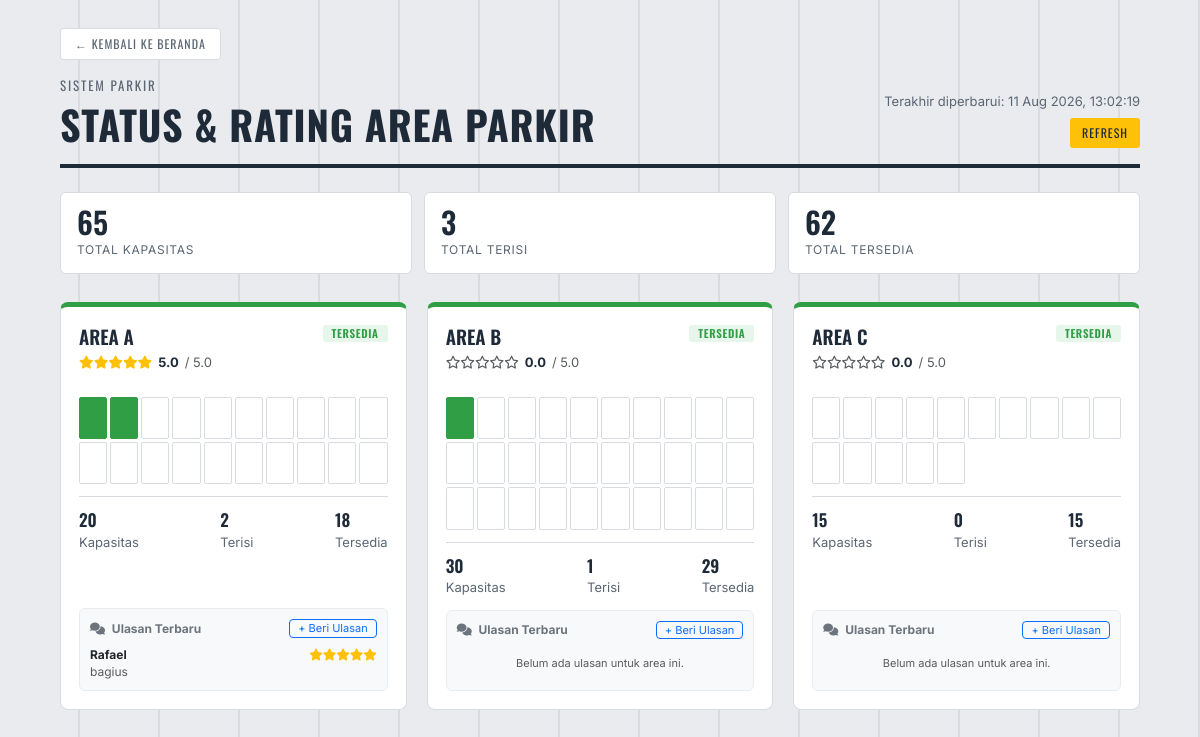
/cek_area.php, run on the app's committed database.
### tables this page shows
CREATE TABLE `tb_area_parkir` (
  `id_area` int(11) NOT NULL,
  `nama_area` varchar(50) NOT NULL,
  `kapasitas` int(5) NOT NULL,
  `terisi` int(5) DEFAULT 0,
  `rating` decimal(2,1) DEFAULT 0.0
);

CREATE TABLE `tb_ulasan` (
  `id_ulasan` int(11) NOT NULL,
  `id_area` int(11) NOT NULL,
  `id_user` int(11) DEFAULT NULL,
  `nama_pengulas` varchar(50) NOT NULL,
  `rating` decimal(2,1) NOT NULL DEFAULT 5.0,
  `komentar` text NOT NULL,
  `created_at` timestamp NOT NULL DEFAULT current_timestamp()
);

### cek_area.php (the view, shortened to what this page needs)
<?php
require_once 'db.php';
if (!isset($koneksi)) {
    if (isset($conn)) {
        $koneksi = $conn;
    } elseif (isset($mysqli)) {
        $koneksi = $mysqli;
    }
}
$create_table_sql = "CREATE TABLE IF NOT EXISTS tb_ulasan (
    id_ulasan INT(11) AUTO_INCREMENT PRIMARY KEY,
    id_area INT(11) NOT NULL,
    id_user INT(11) NULL,
    nama_pengulas VARCHAR(50) NOT NULL,
    rating DECIMAL(2,1) NOT NULL DEFAULT 5.0,
    komentar TEXT NOT NULL,
    created_at TIMESTAMP DEFAULT CURRENT_TIMESTAMP,
    FOREIGN KEY (id_area) REFERENCES tb_area_parkir(id_area) ON DELETE CASCADE
) ENGINE=InnoDB DEFAULT CHARSET=utf8mb4;";
mysqli_query($koneksi, $create_table_sql);
$query  = "SELECT id_area, nama_area, kapasitas, terisi, IFNULL(rating, 0.0) as rating FROM tb_area_parkir ORDER BY nama_area ASC";
$result = mysqli_query($koneksi, $query);
$areas = [];
while ($row = mysqli_fetch_assoc($result)) {
    $id_a = $row['id_area'];
    $q_komentar = mysqli_query($koneksi, "SELECT nama_pengulas, rating, komentar, created_at FROM tb_ulasan WHERE id_area = '$id_a' ORDER BY created_at DESC LIMIT 3");
    $list_komentar = [];
    if ($q_komentar) {
        while ($k = mysqli_fetch_assoc($q_komentar)) {
            $list_komentar[] = $k;
        }
    }
    $row['ulasan'] = $list_komentar;
    $areas[] = $row;
}
$totalKapasitas = array_sum(array_column($areas, 'kapasitas'));
$totalTerisi    = array_sum(array_column($areas, 'terisi'));
$totalTersedia  = $totalKapasitas - $totalTerisi;
function statusArea(int $kapasitas, int $terisi): array
{
    $sisa   = max(0, $kapasitas - $terisi);
    $persen = $kapasitas > 0 ? round(($terisi / $kapasitas) * 100) : 0;
    return ['key' => 'ok', 'label' => 'TERSEDIA', 'persen' => $persen, 'sisa' => $sisa];
}
function renderStars($rating) {
    $html = '';
    $rating = (float)$rating;
    for ($i = 1; $i <= 5; $i++) {
        if ($rating >= $i) {
            $html .= '<i class="fa-solid fa-star text-warning"></i>';
        } elseif ($rating >= $i - 0.5) {
            $html .= '<i class="fa-solid fa-star-half-stroke text-warning"></i>';
        } else {
            $html .= '<i class="fa-regular fa-star text-muted"></i>';
        }
    }
    return $html;
}
?>
<!DOCTYPE html>
<html lang="id">
<head>
<link href="https://cdn.jsdelivr.net/npm/bootstrap@5.3.0/dist/css/bootstrap.min.css" rel="stylesheet">
<link href="https://cdnjs.cloudflare.com/ajax/libs/font-awesome/6.4.0/css/all.min.css" rel="stylesheet">
</head>
<body>
<div class="wrap">
  <a href="dashboard.php" class="btn-kembali">&larr; Kembali ke Beranda</a>
  <header class="page">
    <div>
      <p class="eyebrow">Sistem Parkir</p>
      <h1>Status & Rating Area Parkir</h1>
    </div>
    <div class="updated">
      Terakhir diperbarui: <?= date('d M Y, H:i:s') ?>
      <br>
      <a href="cek_area.php">Refresh</a>
    </div>
  </header>
  <?php if (empty($areas)): ?>
    <div class="kosong">Belum ada data area parkir. Tambahkan data pada tabel <code>tb_area_parkir</code> untuk mulai memantau status.</div>
  <?php else: ?>
    <div class="ringkasan">
      <div class="kotak">
        <div class="angka"><?= $totalKapasitas ?></div>
        <div class="label">Total Kapasitas</div>
      </div>
      <div class="kotak">
        <div class="angka"><?= $totalTerisi ?></div>
        <div class="label">Total Terisi</div>
      </div>
      <div class="kotak">
        <div class="angka"><?= max(0, $totalTersedia) ?></div>
        <div class="label">Total Tersedia</div>
      </div>
    </div>
    <div class="grid">
      <?php foreach ($areas as $i => $area):
          $kap    = (int) $area['kapasitas'];
          $isi    = (int) $area['terisi'];
          $st     = statusArea($kap, $isi);
          $delay  = $i * 0.04;
          $rating = (float) $area['rating'];
      ?>
      <div class="kartu <?= $st['key'] ?>" style="animation-delay: <?= $delay ?>s">
        <div class="judul">
          <h2><?= htmlspecialchars($area['nama_area']) ?></h2>
          <span class="badge <?= $st['key'] ?>"><?= $st['label'] ?></span>
        </div>
        <div class="rating-box">
          <div class="stars"><?= renderStars($rating) ?></div>
          <span class="score"><?= number_format($rating, 1) ?></span>
          <span class="text-muted">/ 5.0</span>
        </div>
        <?php if ($kap > 0 && $kap <= MAKS_SLOT_VISUAL): ?>
          <div class="slot-grid">
            <?php for ($s = 1; $s <= $kap; $s++): ?>
              <div class="slot <?= $s <= $isi ? 'terisi ' . $st['key'] : '' ?>"></div>
            <?php endfor; ?>
          </div>
        <?php else: ?>
          <div class="bar-track">
            <div class="bar-isi <?= $st['key'] ?>" style="width: <?= min(100, $st['persen']) ?>%"></div>
          </div>
        <?php endif; ?>
        <div class="statistik">
          <div><strong><?= $kap ?></strong>Kapasitas</div>
          <div><strong><?= $isi ?></strong>Terisi</div>
          <div><strong><?= max(0, $kap - $isi) ?></strong>Tersedia</div>
        </div>
        <div class="section-komentar">
          <div class="d-flex justify-content-between align-items-center mb-2">
            <span class="fw-bold text-secondary" style="font-size: 12px;"><i class="fa-solid fa-comments me-1"></i> Ulasan Terbaru</span>
            <button class="btn btn-sm btn-outline-primary py-0 px-2" style="font-size: 11px;" data-bs-toggle="modal" data-bs-target="#modalUlasan<?= $area['id_area'] ?>">
              + Beri Ulasan
            </button>
          </div>
          <?php if (!empty($area['ulasan'])): ?>
            <?php foreach ($area['ulasan'] as $u): ?>
              <div class="komentar-item">
                <div class="d-flex justify-content-between">
                  <strong class="text-dark"><?= htmlspecialchars($u['nama_pengulas']) ?></strong>
                  <span class="text-warning"><?= renderStars($u['rating']) ?></span>
                </div>
                <p class="mb-0 text-muted" style="line-height: 1.3;"><?= htmlspecialchars($u['komentar']) ?></p>
              </div>
            <?php endforeach; ?>
          <?php else: ?>
            <div class="text-center text-muted py-2" style="font-size: 11px;">Belum ada ulasan untuk area ini.</div>
          <?php endif; ?>
        </div>
      </div>
      <?php endforeach; ?>
    </div>
  <?php endif; ?>
</div>
</body>
</html>

### cek_area.php (style rules this page uses)
:root { --bg: #e9ebee; --panel: #ffffff; --ink: #1e2a38; --ink-soft: #5b6673; --line: #d8dce1; --ok: #2f9e44; --ok-bg: #e6f6ea; --warn: #c97400; --warn-bg: #fef1de; --full: #d3352c; --full-bg: #fbe5e3; --stripe: #ffc107; }
* { box-sizing: border-box; }
body { margin: 0; background: repeating-linear-gradient(90deg, transparent 0 78px, var(--line) 78px 80px), var(--bg); font-family: 'Inter', sans-serif; color: var(--ink); padding: 28px 20px 60px; }
.wrap { max-width: 1080px; margin: 0 auto; }
header.page { display: flex; flex-wrap: wrap; align-items: flex-end; justify-content: space-between; gap: 16px; border-bottom: 4px solid var(--ink); padding-bottom: 16px; margin-bottom: 24px; }
.eyebrow { font-family: 'Oswald', sans-serif; font-size: 13px; letter-spacing: 0.14em; text-transform: uppercase; color: var(--ink-soft); margin: 0 0 4px; }
h1 { font-family: 'Oswald', sans-serif; font-weight: 700; letter-spacing: 0.02em; text-transform: uppercase; font-size: clamp(28px, 4vw, 40px); margin: 0; }
.updated { font-size: 13px; color: var(--ink-soft); text-align: right; }
.updated a { display: inline-block; margin-top: 6px; font-family: 'Oswald', sans-serif; font-size: 12px; letter-spacing: 0.08em; text-transform: uppercase; color: var(--ink); background: var(--stripe); padding: 6px 12px; border-radius: 3px; text-decoration: none; }
.btn-kembali { display: inline-flex; align-items: center; gap: 6px; font-family: 'Oswald', sans-serif; font-size: 12px; letter-spacing: 0.08em; text-transform: uppercase; color: var(--ink-soft); text-decoration: none; border: 1px solid var(--line); background: var(--panel); padding: 6px 14px; border-radius: 3px; margin-bottom: 16px; transition: color 0.15s ease, border-color 0.15s ease; }
.ringkasan { display: grid; grid-template-columns: repeat(3, 1fr); gap: 12px; margin-bottom: 28px; }
.ringkasan .kotak { background: var(--panel); border: 1px solid var(--line); border-radius: 6px; padding: 14px 16px; }
.ringkasan .angka { font-family: 'Oswald', sans-serif; font-size: 30px; font-weight: 600; line-height: 1; }
.ringkasan .label { font-size: 12px; letter-spacing: 0.06em; text-transform: uppercase; color: var(--ink-soft); margin-top: 4px; }
.grid { display: grid; grid-template-columns: repeat(auto-fill, minmax(300px, 1fr)); gap: 20px; }
.kartu { background: var(--panel); border: 1px solid var(--line); border-radius: 8px; padding: 18px; border-top: 5px solid var(--ink); transition: transform 0.15s ease, box-shadow 0.15s ease; animation: masuk 0.35s ease backwards; display: flex; flex-direction: column; }
.kartu.ok { border-top-color: var(--ok); }
.kartu .judul { display: flex; justify-content: space-between; align-items: flex-start; gap: 8px; margin-bottom: 6px; }
.kartu h2 { font-family: 'Oswald', sans-serif; font-size: 19px; font-weight: 600; margin: 0; text-transform: uppercase; }
.badge { font-family: 'Oswald', sans-serif; font-size: 11px; font-weight: 600; letter-spacing: 0.06em; padding: 3px 9px; border-radius: 3px; white-space: nowrap; }
.badge.ok { color: var(--ok); background: var(--ok-bg); }
.rating-box { display: flex; align-items: center; gap: 6px; font-size: 13px; color: var(--ink-soft); margin-bottom: 12px; }
.rating-box .score { font-weight: 700; color: var(--ink); }
.slot-grid { display: grid; grid-template-columns: repeat(10, 1fr); gap: 3px; margin: 12px 0; }
.slot { aspect-ratio: 2 / 3; border-radius: 2px; border: 1.5px solid var(--line); }
.slot.terisi.ok { background: var(--ok); border-color: var(--ok); }
.statistik { display: flex; justify-content: space-between; font-size: 13px; color: var(--ink-soft); border-top: 1px solid var(--line); padding-top: 10px; margin-bottom: 12px; }
.statistik strong { display: block; font-family: 'Oswald', sans-serif; font-size: 17px; color: var(--ink); font-weight: 600; }
.section-komentar { margin-top: auto; background: #f8f9fa; border-radius: 6px; padding: 10px; border: 1px solid #e9ecef; }
.komentar-item { font-size: 12px; border-bottom: 1px dashed #dee2e6; padding-bottom: 6px; margin-bottom: 6px; }
.komentar-item:last-child { border-bottom: none; padding-bottom: 0; margin-bottom: 0; }

### data on the page
tb_area_parkir: nama_area "AREA A", kapasitas+terisi "TERSEDIA", rating "5.0", kapasitas "20", terisi "2", max(0, $kap - $isi) "18"
tb_ulasan: nama_pengulas "Rafael", rating 5 (drawn), komentar "bagius"
tb_area_parkir: nama_area "AREA B", kapasitas+terisi "TERSEDIA", rating "0.0", kapasitas "30", terisi "1", max(0, $kap - $isi) "29", shows "Belum ada ulasan untuk area ini."
tb_area_parkir: nama_area "AREA C", kapasitas+terisi "TERSEDIA", rating "0.0", kapasitas "15", terisi "0", max(0,$kap-$isi) "15", shows "Belum ada ulasan untuk area ini."

### other printed values
$totalKapasitas "65"
$totalTerisi "3"
max(0, $totalTersedia) "62"
